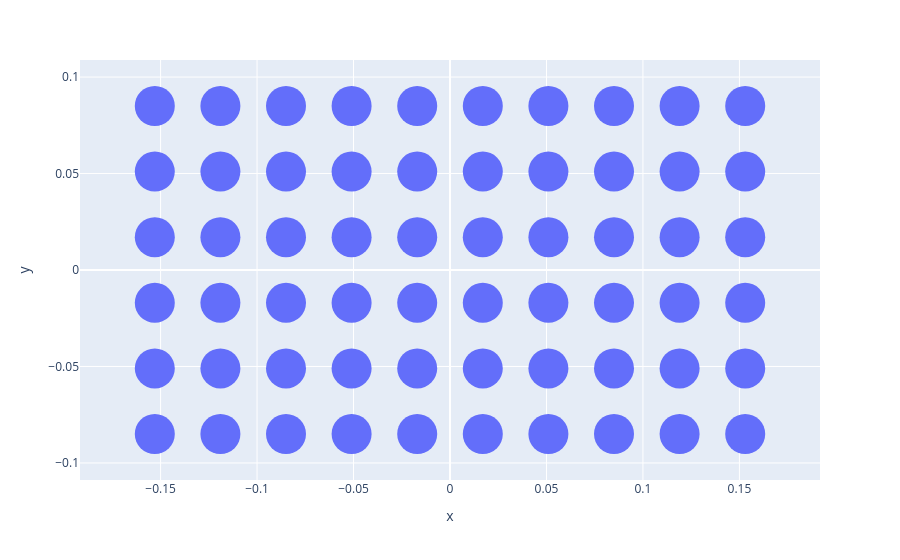

The cell this chart's notebook holds for it:
### Markdown cell above
Let us plot the array to get an idea of the array geometry.

### Code cell
fig = px.scatter(x=Xm, y=Ym, hover_name=[f"Index {i}" for i in range(M)]) # the Zm vector is just zeros
fig.update_traces(marker=dict(size=40))
fig.update_yaxes(
    scaleanchor = "x",
    scaleratio = 1,
)
fig.show()

### Figure 1 — Plotly figure (JSON) as saved in the notebook; plotly's stock layout.template omitted (floating-point values rounded to 4 significant figures)
{"data": [{"hovertemplate": "<b>%{hovertext}</b><br><br>x=%{x}<br>y=%{y}<extra></extra>", "hovertext": ["Index 0", "Index 1", "Index 2", "Index 3", "Index 4", "Index 5", "Index 6", "Index 7", "Index 8", "Index 9", "Index 10", "Index 11", "Index 12", "Index 13", "Index 14", "Index 15", "Index 16", "Index 17", "Index 18", "Index 19", "Index 20", "Index 21", "Index 22", "Index 23", "Index 24", "Index 25", "Index 26", "Index 27", "Index 28", "Index 29", "Index 30", "Index 31", "Index 32", "Index 33", "Index 34", "Index 35", "Index 36", "Index 37", "Index 38", "Index 39", "Index 40", "Index 41", "Index 42", "Index 43", "Index 44", "Index 45", "Index 46", "Index 47", "Index 48", "Index 49", "Index 50", "Index 51", "Index 52", "Index 53", "Index 54", "Index 55", "Index 56", "Index 57", "Index 58", "Index 59"], "legendgroup": "", "marker": {"color": "#636efa", "size": 40, "symbol": "circle"}, "mode": "markers", "name": "", "orientation": "v", "showlegend": false, "type": "scatter", "x": [-0.153, -0.119, -0.085, -0.051, -0.017, 0.017, 0.051, 0.085, 0.119, 0.153, -0.153, -0.119, -0.085, -0.051, -0.017, 0.017, 0.051, 0.085, 0.119, 0.153, -0.153, -0.119, -0.085, -0.051, -0.017, -0.017, 0.051, 0.085, 0.119, 0.153, -0.153, -0.119, -0.085, -0.051, 0.017, 0.017, 0.051, 0.085, 0.119, 0.153, -0.153, -0.119, -0.085, -0.051, -0.017, -0.017, 0.051, 0.085, 0.119, 0.153, -0.153, -0.119, -0.085, -0.051, 0.017, 0.017, 0.051, 0.085, 0.119, 0.153], "xaxis": "x", "y": [0.085, 0.085, 0.085, 0.085, 0.085, 0.085, 0.085, 0.085, 0.085, 0.085, 0.051, 0.051, 0.051, 0.051, 0.051, 0.051, 0.051, 0.051, 0.051, 0.051, 0.017, 0.017, 0.017, 0.017, 0.017, -0.017, 0.017, 0.017, 0.017, 0.017, -0.017, -0.017, -0.017, -0.017, 0.017, -0.017, -0.017, -0.017, -0.017, -0.017, -0.051, -0.051, -0.051, -0.051, -0.051, -0.085, -0.051, -0.051, -0.051, -0.051, -0.085, -0.085, -0.085, -0.085, -0.051, -0.085, -0.085, -0.085, -0.085, -0.085], "yaxis": "y"}], "layout": {"legend": {"tracegroupgap": 0}, "margin": {"t": 60}, "xaxis": {"anchor": "y", "domain": [0, 1], "title": {"text": "x"}}, "yaxis": {"anchor": "x", "domain": [0, 1], "scaleanchor": "x", "scaleratio": 1, "title": {"text": "y"}}}}
